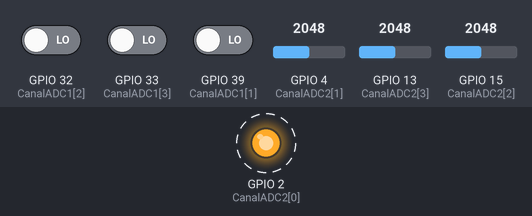
Bench run of a sketch on a simulated ESP32. On the bench: output pins drawn as LEDs (lit = HIGH). Dashed ring = blinking. The inputs (shaded band) are chosen by the test bench; at power-on: GPIO 4 (CanalADC2[1]) = 2048, GPIO 13 (CanalADC2[3]) = 2048, GPIO 15 (CanalADC2[2]) = 2048, GPIO 32 (CanalADC1[2]) LOW, GPIO 33 (CanalADC1[3]) LOW, GPIO 39 (CanalADC1[1]) LOW. What the sketch prints to the serial monitor is not drawn.

Above: at 0.2 s.
Timing chart, 0 to 3.0 s (numbered marks = the images above):
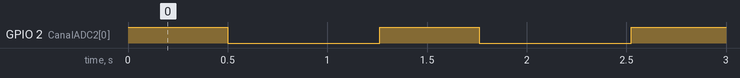

Measured:
- by itself, GPIO 2 (CanalADC2[0]): alternates HIGH for 0.50 s and LOW for 0.76 s

The sketch:

InputADCeIO.ino
```cpp
// #Biblioteca
#include <iostream>
#include <string>

// Desenvolvendo o perfil do ESP 32 através da variáveis
// Canais PWM
const int PinPWM = 27;
// Numeros de pinos PWM---------------------------------------------------------------------------
//  Pinos na placa =   {     VP,     VN,    D34,    D35,    D32,    D33,    D25,    D26,    D27,    D14,    D12,    D13,    D15,     D2,     D4,    RX2,    TX2,    D18,    D19,    D21,    RX0,    TX0,    D23}
//  Valores do Indices={ GPIO36, GPIO39, GPIO34, GPIO35, GPIO32, GPIO33, GPIO25, GPIO26, GPIO27, GPIO14, GPIO12, GPIO13, GPIO15,  GPIO2,  GPIO4, GPIO16, GPIO17, GPIO18, GPIO19, GPIO21,  GPIO3,  GPIO1, GPIO23}
//  Indices do Vetor = {      0,      1,      2,      3,      4,      5,      6,      7,      8,      9,     10,     11,     12,     13,     14,     15,     16,     17,     19,     21,     22,     23,     24}
//--------------------------------------------------------------------------------------------------------------------------------------------------------------------------------------------------------------
int CanalPWM[PinPWM] = {     36,     39,     34,     35,     32,     33,     25,     26,     27,     14,     12,     13,     15,      2,      4,     16,     17,     18,     19,     21,      3,      1,     23};
// Pinos ADC1 -> Conversor analógico-digital------------------------------------------------------
// Resolução de 12 bits com até 4096 valores distintos
// Valores de entrada opcionalmente 0-1V, 0-1.34V, 0-2V ou 0-3.6V
const int PinADC1 = 7;
//    Pinos na placa =   {     VP,     VN,    D32,    D33,    D34,    D35}
//    Valores do Indices { GPIO36, GPIO39, GPIO32, GPIO33, GPIO34, GPIO35}
//    Indices do Vetor = {      0,      1,      2,      3,      4,      5}
//------------------------------------------------------------------------------------------------
int CanalADC1[PinADC1] = {     36,     39,     32,     33,     34,     35};
// Pinos ADC2 -> Conversor analógico-digital------------------------------------------------------
const int PinADC2 = 9;
//    Pinos na placa =   {     D2,     D4,    D15,    D13,    D12,    D14,    D27,    D25,     D26}
//    Valores do Indices {  GPIO2,  GPIO2, GPIO15, GPIO13, GPIO12, GPIO14, GPIO27, GPIO25,  GPIO26}
//    Indices do Vetor = {      0,      4,      2,      3,      4,      5,      6,      7,       8}
//------------------------------------------------------------------------------------------------
int CanalADC2[PinADC2] = {      2,      4,      15,     13,     12,     14,     27,     25,     26};
// Pinos GPIO DAC(Digital to Analog Converter)----------------------------------------------------
// Conversore digitais com saidas de tensão analógica
const int PinGPIODAC = 3;
//    Pinos na placa         = {     D25,     D26}
//    Valores do Indices       {  GPIO25,  GPIO26}
//    Indices do Vetor       = {       0,       1}
//------------------------------------------------------------------------------------------------
int CanalGPIODAC[PinGPIODAC] = {      25,      26};
// Pinos apenas de Entrada -----------------------------------------------------------------------
const int PinIn = 5;
//    Pinos na placa =   {    D34,    D35,     VP,     VN}
//    Valores do Indices { GPIO34, GPIO35, GPIO36, GPIO39}
//    Indices do Vetor = {      0,      1,      2,      3}
//-------------------------------------------------------
int CanalIn[PinIn] =     {     34,     35,     36,     39};
//    Variáriveis para leitura
float ValorAnalogico[5];
int   ValorDigital[5];
float tensao[5];


void setup() {
Serial.begin(9600);           //  setup serial
//Define pinos como saida digital
pinMode(CanalADC2[0], OUTPUT);
//Define o pino de leitura analogica como entrada
for(int i = 1; i <=3; i++){
pinMode(CanalADC2[i], INPUT);
}
//Define o pino de leitura digital como entrada
for(int i = 1; i <=3; i++){
pinMode(CanalADC1[i], INPUT);
}
}

// the loop function runs over and over again forever
void loop() {
  digitalWrite(CanalADC2[0],HIGH);
  delay(500);
  digitalWrite(CanalADC2[0],LOW);
  delay(500);
  // Insere os GPIO4, GPIO15 e GPIO13 com entradas Analógicas
  Serial.println("--------------------");
  Serial.println("Entradas Analógicas!");
  Serial.println("--------------------");
  for(int x = 1; x<=3; x++){
  ValorAnalogico[x] = analogRead(CanalADC2[x]);
  Serial.print("Valor Analogico"+String(x)+":");
  Serial.print(ValorAnalogico[x]);
  Serial.print("\t");
  tensao[x] = (ValorAnalogico[x]/4096)*5;
  Serial.print("Tensão "+String(x)+":");
  Serial.print(tensao[x]);
  Serial.print("V");
  Serial.println("\t");
  }
  // Insere os GPIO32, GPIO33, GPIO34, GPIO35 com entradas digitais
  Serial.println("------------------");
  Serial.println("Entradas digitais!");
  Serial.println("------------------");
  for(int y = 1; y<=3; y++){
  ValorDigital[y] = digitalRead(CanalADC1[y]);
  Serial.print("Valor Digital "+String(y)+":");
  Serial.print(ValorDigital[y]);
  Serial.println("\t");
  }
  Serial.flush();
}
```
